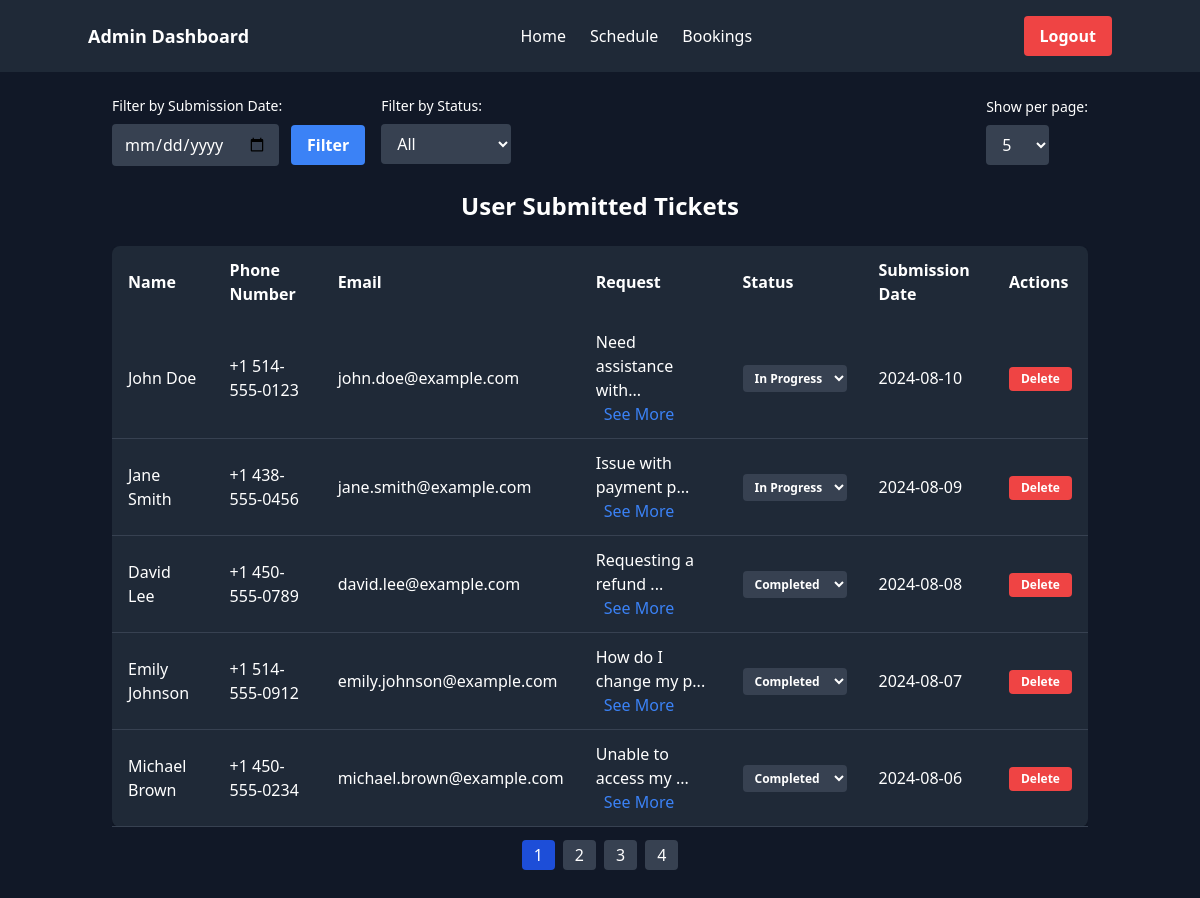
/admin/index.php (signed in), run on an earlier commit of the app's database.
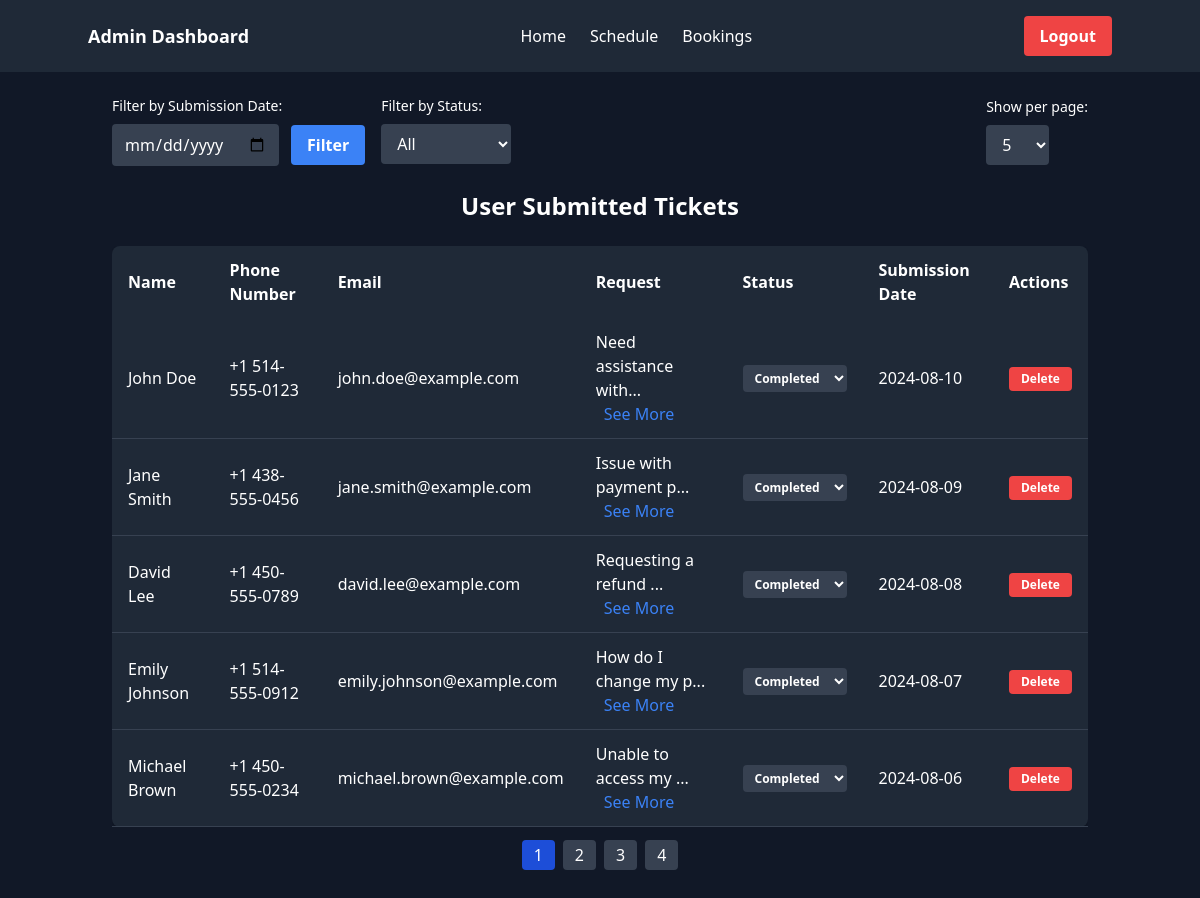
And on a later commit of the database.
### tables this page shows
CREATE TABLE `tickets` (
  `id` int(11) NOT NULL,
  `name` varchar(255) NOT NULL,
  `phone` varchar(20) NOT NULL,
  `email` varchar(255) NOT NULL,
  `request` text NOT NULL,
  `status` enum('pending','in-progress','completed') DEFAULT 'pending',
  `submission_date` date NOT NULL
);

### admin/index.php (the view, shortened to what this page needs)
<?php
include('../includes/config.php');
$usersPerPage = isset($_GET['usersPerPage']) ? (int)$_GET['usersPerPage'] : 5;
$page = isset($_GET['page']) ? (int)$_GET['page'] : 1;
$filterStatus = isset($_GET['filterStatus']) ? $_GET['filterStatus'] : 'all';
$filterDate = isset($_GET['filterDate']) ? $_GET['filterDate'] : '';
$offset = ($page - 1) * $usersPerPage;
$sql = "SELECT * FROM tickets WHERE 1=1";
$params = [];
$types = "";
$sql .= " LIMIT ? OFFSET ?";
$params[] = $usersPerPage;
$params[] = $offset;
$types .= "ii";
$stmt = $conn->prepare($sql);
if (!empty($types)) {
    $stmt->bind_param($types, ...$params);
}
$stmt->execute();
$result = $stmt->get_result();
$countSql = "SELECT COUNT(*) AS total FROM tickets WHERE 1=1";
$countStmt = $conn->prepare($countSql);
$countStmt->execute();
$countResult = $countStmt->get_result();
$totalTickets = $countResult->fetch_assoc()['total'];
$totalPages = ceil($totalTickets / $usersPerPage);
?>
<!DOCTYPE html>
<html lang="en">
<head>
    <link href="https://cdn.jsdelivr.net/npm/tailwindcss@2.2.19/dist/tailwind.min.css" rel="stylesheet">
</head>
<body class="bg-gray-900 text-white">
    <nav class="bg-gray-800 p-4">
        <div class="container mx-auto flex justify-between items-center">
            <div class="text-lg font-semibold text-white">
                Admin Dashboard
            </div>
            <ul class="flex space-x-6 text-white">
                <li><a href="index.php" class="hover:text-blue-400">Home</a></li>
                <li><a href="schedule.php" class="hover:text-blue-400">Schedule</a></li>
                <li><a href="bookings.php" class="hover:text-blue-400">Bookings</a></li>
            </ul>
            <button onclick="logout()" class="bg-red-500 hover:bg-red-700 text-white font-bold py-2 px-4 rounded">
                Logout
            </button>
        </div>
    </nav>
    <div class="container mx-auto p-6">
        <form method="GET" class="w-full mb-6 flex justify-between items-center">
            <div class="flex space-x-4">
                <div>
                    <label for="filterDate" class="block text-sm font-medium text-white mb-2">Filter by Submission Date:</label>
                    <div class="flex items-center">
                        <input type="date" id="filterDate" name="filterDate" value="<?php echo htmlspecialchars($filterDate); ?>" class="bg-gray-700 text-white px-3 py-2 rounded focus:outline-none" />
                        <button type="submit" class="bg-blue-500 hover:bg-blue-700 text-white font-bold py-2 px-4 rounded ml-3">Filter</button>
                    </div>
                </div>
                <div>
                    <label for="filterStatus" class="block text-sm font-medium text-white mb-2">Filter by Status:</label>
                    <select id="filterStatus" name="filterStatus" class="bg-gray-700 text-white px-3 py-2 rounded focus:outline-none" onchange="this.form.submit()">
                        <option value="all" <?php if ($filterStatus == 'all') echo 'selected'; ?>>All</option>
                    </select>
                </div>
            </div>
            <div>
                <label for="usersPerPage" class="block text-sm font-medium text-white mb-2">Show per page:</label>
                <select id="usersPerPage" name="usersPerPage" class="bg-gray-700 text-white px-3 py-2 rounded focus:outline-none" onchange="this.form.submit()">
                    <option value="5" <?php if ($usersPerPage == 5) echo 'selected'; ?>>5</option>
                </select>
            </div>
        </form>
        <div class="w-full mb-6">
            <h2 class="text-2xl font-semibold mb-6 text-white text-center">User Submitted Tickets</h2>
            <div class="overflow-x-auto">
                <table class="table-auto bg-gray-800 text-white rounded-lg shadow w-full">
                    <thead>
                        <tr>
                            <th class="px-4 py-3 text-left">Name</th>
                            <th class="px-4 py-3 text-left">Phone Number</th>
                            <th class="px-4 py-3 text-left">Email</th>
                            <th class="px-4 py-3 text-left">Request</th>
                            <th class="px-4 py-3 text-left">Status</th>
                            <th class="px-4 py-3 text-left">Submission Date</th>
                            <th class="px-4 py-3 text-left">Actions</th>
                        </tr>
                    </thead>
                    <tbody id="ticketsTableBody">
                        <?php
                        if ($result->num_rows > 0) {
                            while($row = $result->fetch_assoc()) {
                                echo "<tr class='border-b border-gray-700'>";
                                echo "<td class='px-4 py-3'>" . htmlspecialchars($row['name']) . "</td>";
                                echo "<td class='px-4 py-3'>" . htmlspecialchars($row['phone']) . "</td>";
                                echo "<td class='px-4 py-3'>" . htmlspecialchars($row['email']) . "</td>";
                                echo "<td class='px-4 py-3'>";
                                echo "<span>" . htmlspecialchars(substr($row['request'], 0, 20)) . "...</span>";
                                echo "<button class='text-blue-500 ml-2 focus:outline-none' onclick=\"openModal('request" . $row['id'] . "')\">See More</button>";
                                echo "</td>";
                                echo "<td class='px-4 py-3'>";
                                echo "<select class='status-select bg-gray-700 text-white text-xs font-semibold px-2 py-1 rounded focus:outline-none' onchange=\"saveStatus(" . $row['id'] . ", this.value)\">";
                                echo "<option value='in-progress'" . ($row['status'] == "in-progress" ? " selected" : "") . ">In Progress</option>";
                                echo "<option value='completed'" . ($row['status'] == "completed" ? " selected" : "") . ">Completed</option>";
                                echo "</select>";
                                echo "</td>";
                                echo "<td class='px-4 py-3'>" . htmlspecialchars($row['submission_date']) . "</td>";
                                echo "<td class='px-4 py-3'>";
                                echo "<form method='POST' action='delete_ticket.php' style='display:inline;'>";
                                echo "<button type='submit' class='bg-red-500 hover:bg-red-700 text-white font-bold py-1 px-3 rounded text-xs'>Delete</button>";
                                echo "</form>";
                                echo "</td>";
                                echo "</tr>";
                            }
                        } else {
                            echo "<tr><td colspan='7' class='px-4 py-3 text-center'>No tickets found.</td></tr>";
                        }
                        ?>
                    </tbody>
                </table>
            </div>
            <div id="pagination" class="pagination mt-4 text-center">
                <?php
                for ($i = 1; $i <= $totalPages; $i++) {
                    echo "<a href='index.php?page=$i&usersPerPage=$usersPerPage&filterStatus=$filterStatus&filterDate=$filterDate' class='px-3 py-1 mx-1 rounded " . ($i == $page ? "bg-blue-700" : "bg-gray-700") . " text-white'>$i</a>";
                }
                ?>
            </div>
        </div>
    </div>
</body>
</html>

What changed in the data, as far as the page shows it:
changed tickets "John Doe": status+id "In Progress" → "Completed"
changed tickets "Jane Smith": status+id "In Progress" → "Completed"
